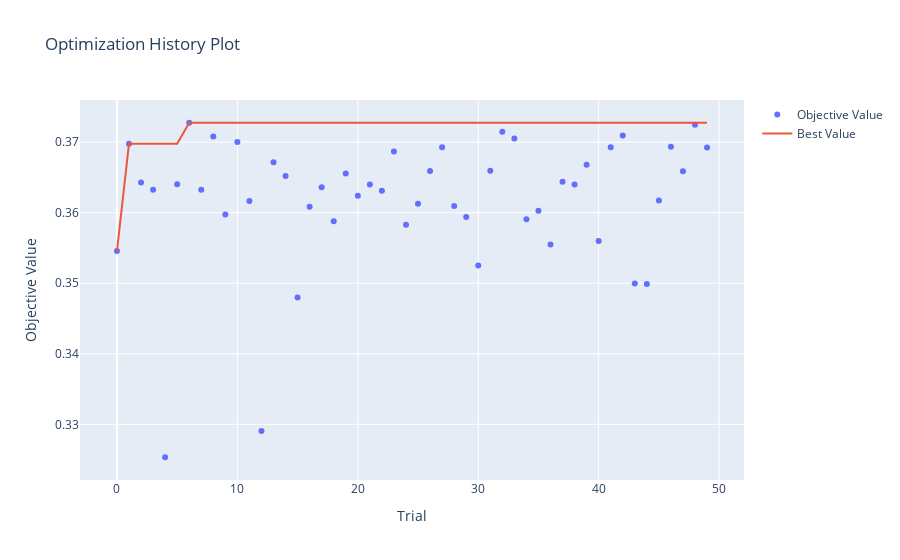

Notebook code cell kept with this figure:
### Code cell
visualizations['optimization_history']
